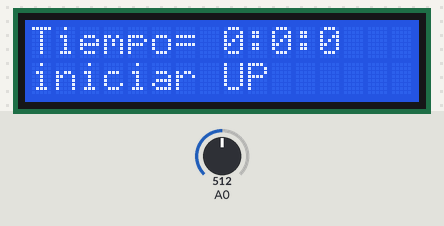
Bench run of a sketch on a simulated Arduino Uno, built with avr-gcc and run on an emulated ATmega328P. Parts: 16×2 character LCD. The test bench sets the inputs (shaded band); at power-on: A0 = 512.

Above: at 1.2 s.
1.3 s: A0 set to 391
2.8 s: A0 set to 371
At 3.3 s:
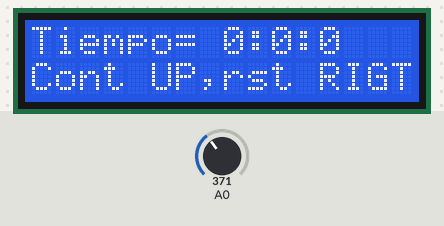
4.3 s: A0 set to 208
5.8 s: A0 set to 183
At 6.6 s:
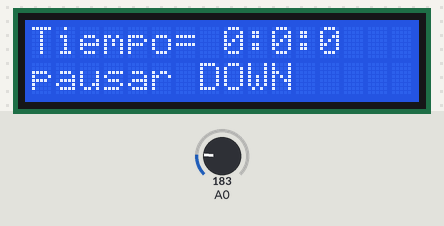
8.8 s: A0 set to 53
10.3 s: A0 set to 47
At 11.7 s:
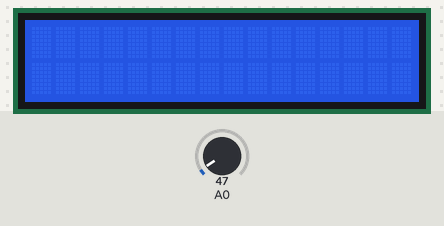
Timing chart, 0 to 13.3 s (numbered marks = the images above; inputs shaded):
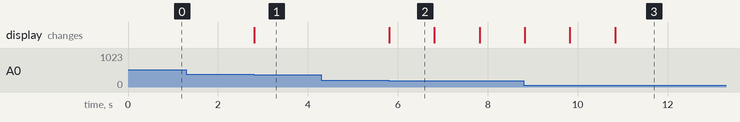

The sketch:

cronometro.ino
```cpp
//lo primero es incluir la libreria del LCD
#include <LiquidCrystal.h>

//Indicamos cuales seran los pines del LCD a utilizar
LiquidCrystal lcd(8, 13, 9, 4, 5, 6, 7);

int lcd_key     = 0;
int adc_key_in  = 0;

#define btnRIGHT  0
#define btnUP     1
#define btnDOWN   2
#define btnNONE   5

int segundo=0;    //variable del segundo
int minuto=0;     //variable del minuto
int hora=0;       //variable de la hora

int pausa=3;  //pausa=0 reloj funicona, pausa =1 reloj pausado

int read_LCD_buttons(){               // read the buttons
  adc_key_in = analogRead(0);       // read the value from the sensor

  if (adc_key_in > 1000) return btnNONE;
  // For V1.0 comment the other threshold and use the one below: (FUNCIONA)
  if (adc_key_in < 50)   return btnRIGHT;
  if (adc_key_in < 195)  return btnUP;
  if (adc_key_in < 380)  return btnDOWN;

    return btnNONE;                // when all others fail, return this.
}

void setup()
{
  lcd.begin(16, 2);  //inicializamos LCD como una de 16x2
  lcd.setCursor(0,0);
}

void loop()
{
  lcd.setCursor(0,0); //nos posicionamos en la pantalla
  lcd.print("Tiempo= ");  //imprimimos el texto deseado
  lcd.print(hora);  //imprimimos la variable hora
  lcd.print(":"); //imprimimo lso dos puntos
  lcd.print(minuto);  //imprimimos el valor de la variable
  lcd.print(":"); //imprimimo dos puntos
  lcd.print(segundo); //imprimimos el valor de la variable

  lcd.setCursor(0,1);
  lcd_key = read_LCD_buttons(); // read the buttons

  switch (lcd_key){
    case btnUP:{//cuenta
      lcd.print("pausar DOWN             ");  //  push button "UP" and show the word on the screen
      pausa =0;
      break;
      }
    case btnDOWN:{//parar
      lcd.print("Cont UP,rst RIGTH  ");  //  push button "DOWN" and show the word on the screen
      pausa =1;
      break;
      }
    case btnRIGHT:{//reiniciar
      segundo=0;    //variable del segundo
      minuto=0;     //variable del minuto
      hora=0;
      pausa =3;
      lcd.setCursor(0,0);
      lcd.print("                  ");
      lcd.setCursor(0,1);
      lcd.print("                  ");
      }
   }
  if(pausa == 3){
    lcd.print("iniciar UP    ");  //  push button "UP" and show the word on the screen
    }
  if(pausa==0)  //el reloj tiene que contar
  {
    segundo++;
    delay(1000);

    if(segundo>59)
    {
      segundo=0;
      minuto++;
      if(minuto>59)
      {
        minuto=0;
        hora++;
        if(hora>23)
          hora=0;
      }
    }
  }
}
```

Measured:
- the behaviour switches between 380 and 379 on A0 (found by bisection; images 0 and 1)
- the behaviour switches between 195 and 194 on A0 (found by bisection; images 1 and 2)
- the behaviour switches between 50 and 49 on A0 (found by bisection; images 2 and 3)
- after the input at 1.3 s, every drawn part: stays the same
- after the input at 2.8 s, the display: changes at once (image 1)
- after the input at 4.3 s, every drawn part: stays the same
- after the input at 5.8 s, the display: changes at once (image 2)
- after the input at 10.3 s, the display: changes after 0.54 s (image 3)
- what the display in image 2 shows lasts 1.0 s, from 5.8 s to 6.8 s
